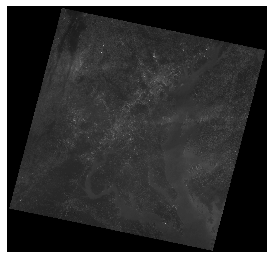
#> input picture Lab-2/landsat_down.png, 273 x 259 px
$ jupyter execute --allow-errors CSE_428_Lab_2_demo.ipynb
#> lines starting #> are read from the running program, lines starting #| are printed output that depends on the picture; after the words box and inside, x2 and y2 are one past the last pixel; in counts of white or black regions, pixels touching at a corner belong together
[cell 1]
import numpy as np
from skimage import io, color, exposure
import matplotlib.pyplot as plt

np.random.seed(1000)

[cell 2]
I = np.random.rand(3, 3)
print(I)

[cell 3]
io.imshow(I)
plt.axis("off")

[cell 4]
I2 = I + 0.5
print(I2)

[cell 5]
# option 1
I2[I2 > 1] = 1
I2[I2 < 0] = 0

# option 2
I2 = np.clip(I+0.5, 0, 1)
plt.subplot(1, 2, 1)
io.imshow(I)
plt.axis("off")

[cell 6]
plt.subplot(1, 2, 1)
io.imshow(I)
plt.axis("off")

plt.subplot(1, 2, 2)
io.imshow(I2)
plt.axis("off")

[cell 7]
I3 = np.clip(I - 0.5, 0, 1)

[cell 8]
plt.subplot(1, 3, 1)
io.imshow(I)
plt.axis("off")
plt.title("original")

plt.subplot(1, 3, 2)
io.imshow(I2)
plt.axis("off")
plt.title("I+0.5")

plt.subplot(1, 3, 3)
io.imshow(I3)
plt.axis("off")
plt.title("I-0.5")

[cell 9]
I2 = np.clip(I*2, 0, 1)
I3 = np.clip(I/2, 0, 1)

plt.subplot(1, 3, 1)
io.imshow(I)
plt.axis("off")
plt.title("original")

plt.subplot(1, 3, 2)
io.imshow(I2)
plt.axis("off")
plt.title("I*2")

plt.subplot(1, 3, 3)
io.imshow(I3)
plt.axis("off")
plt.title("I/2")

[cell 10]
I = io.imread("landsat_down.png")
#> I is the input picture: shape (259, 273, 4); mean R, G, B, A 56, 56, 56, 230.7
I = I/255.0
I.shape
#> Out = (259, 273, 4)

[cell 11]
print(I.min())
#| 0.0
print(I.max())
#| 1.0

[cell 12]
io.imshow(I)
plt.axis("off")
plt.show()

[cell 13]
#WRONG
I_stretched = 4*(I-0.1)

[cell 14]
print(I_stretched.min())
#| -0.4
print(I_stretched.max())
#| 3.6

[cell 15]
#RIGHT
I_stretched = np.clip(4*(I-0.1), 0, 1)
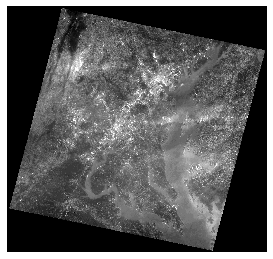
#> I_stretched: shape (259, 273, 4) float64; mean R, G, B, A 0.348, 0.348, 0.348, 0.905; transparent parts drawn white

[cell 16]
io.imshow(I_stretched)
plt.axis("off")
plt.show()

[cell 17]
hist, bins_hist = exposure.histogram(I, nbins=256, normalize=False)
#> hist = 256 values, max 84201 at index 255, min 0 at index 21, mean 1104.8; bins_hist = 256 values from 0.00195 to 0.998
plt.plot(bins_hist, hist, 'k')
plt.xlabel("Pixel values")
plt.ylabel("Count")
plt.title("Histogram before")

plt.twinx()
img_cdf, bins = exposure.cumulative_distribution(I, 256)
#> img_cdf = 256 values from 0.243 to 1; bins = 256 values from 0.00195 to 0.998
plt.plot(bins, img_cdf, "red")
plt.ylabel("Percentage")
plt.show()
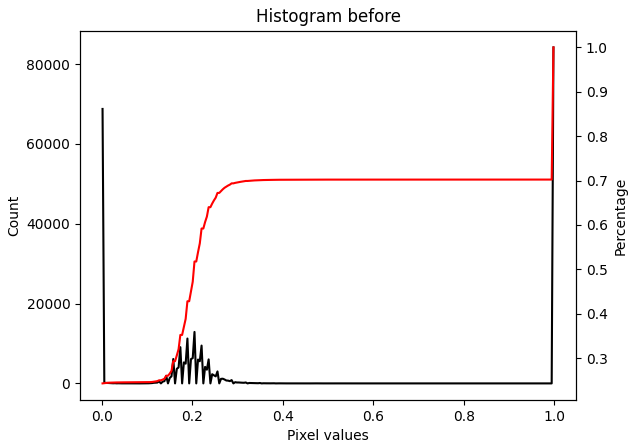
#> figure drawn by matplotlib, 2 panels; panel 1: curve peaks at x = 0.998, y = 84201; panel 2: curve peaks at x = 0.998, y = 1

[cell 18]
hist, bins_hist = exposure.histogram(I_stretched, nbins=256, normalize=False)
#> hist = 256 values, max 84534 at index 255, min 0 at index 1, mean 1104.8
plt.plot(bins_hist, hist, 'k')
plt.xlabel("Pixel values")
plt.ylabel("Count")
plt.title("Histogram after")

plt.twinx()
img_cdf, bins = exposure.cumulative_distribution(I_stretched, 256)
#> img_cdf = 256 values from 0.246 to 1
plt.plot(bins, img_cdf, "red")
plt.ylabel("Percentage")
plt.show()
#> figure, not shown here; panel 1: curve peaks at x = 0.998, y = 84534; panel 2: curve peaks at x = 0.998, y = 1

[cell 19]
I = io.imread("xray.jpg")/255
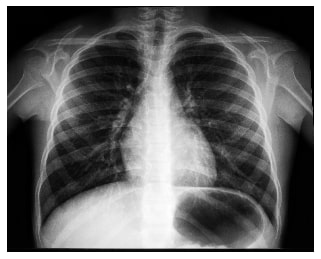
#> input picture Lab-2/xray.jpg, 321 x 259 px
#> I: shape (259, 321, 3) float64; min 0, max 1, mean 0.406
I = color.rgb2gray(I)
#> I: shape (259, 321) float64

[cell 20]
io.imshow(I)
plt.axis("off")

[cell 21]
k = 20
I2 = np.log(1 + k*I)
I2 = I2/I2.max()
io.imshow(I2)

[cell 22]
I3 = 1 - I
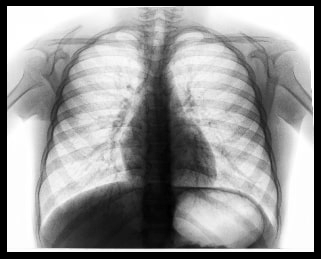
#> I3: shape (259, 321) float64; min 0, max 1, mean 0.594

[cell 23]
io.imshow(I3)

[cell 24]
gamma = 3
c = 1
I4 = c*(I ** gamma)
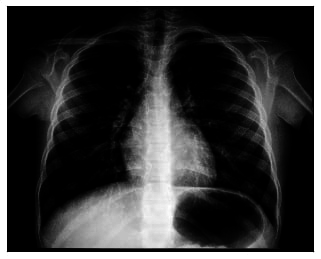
#> I4: shape (259, 321) float64; min 0, max 1, mean 0.228
print(I4.min())
#| 0.0
print(I4.max())
#| 1.0

[cell 25]
io.imshow(I4)

[cell 26]
I = io.imread("angiogram.jpg")
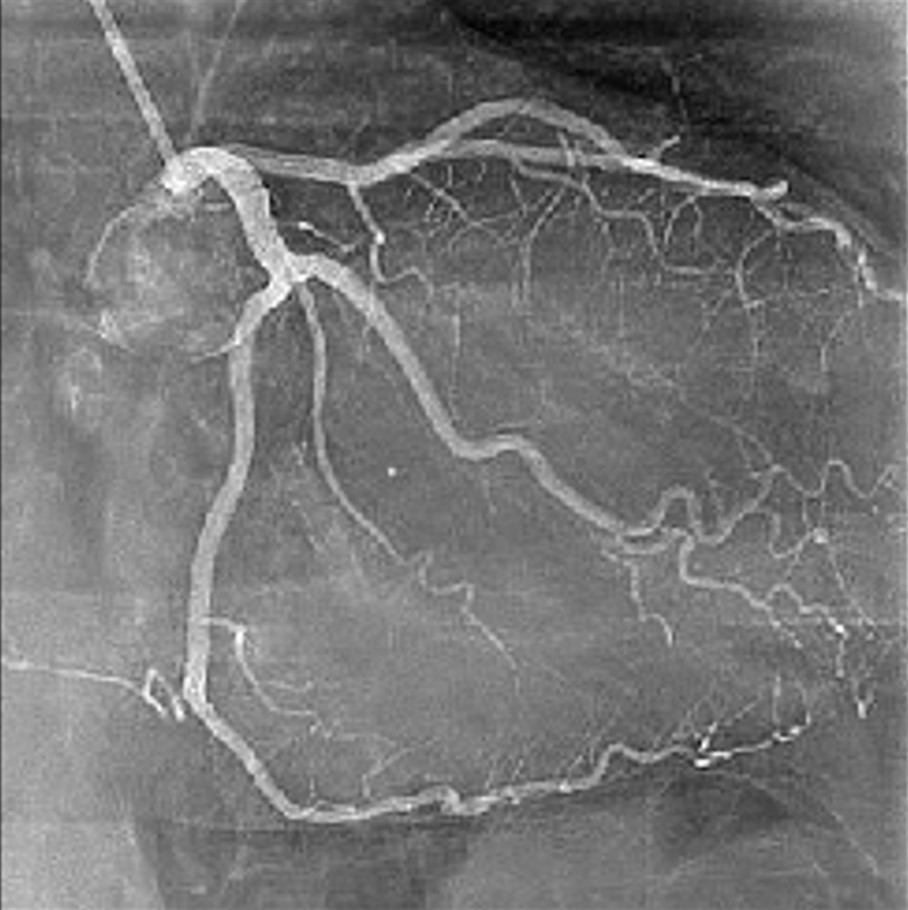
#> input picture Lab-2/angiogram.jpg, 908 x 910 px
#> I is the input picture: shape (910, 908, 3); min 0, max 255, mean 116
I = I[:,:,0]/255
#> I: shape (910, 908) float64
I.shape
#> Out = (910, 908)

[cell 27]
io.imshow(1-I)
#plt.axis("off")
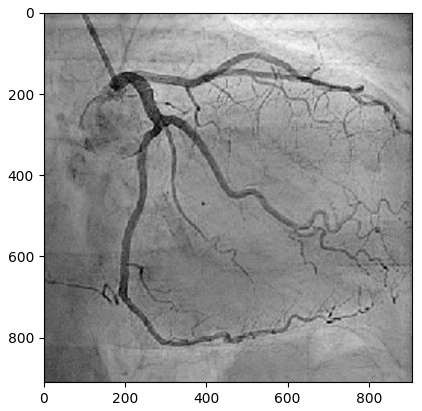
#> figure drawn by matplotlib, 1 panel

[cell 28]
negImg = 1 - I

[cell 29]
A = 0.6
B = 0.85
negImg[negImg < A] = 0
negImg[negImg > B] = 0
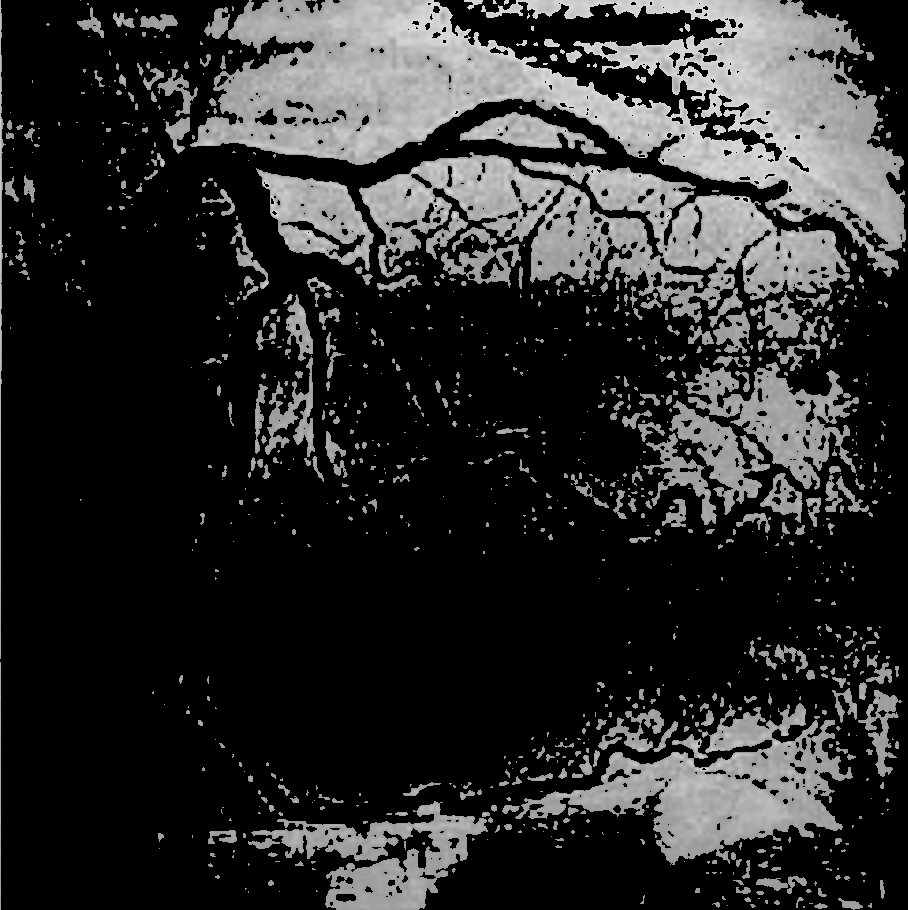
#> negImg: shape (910, 908) float64; min 0, max 0.847, mean 0.172

negImg[(negImg >= A) & (negImg <= B)] = 1
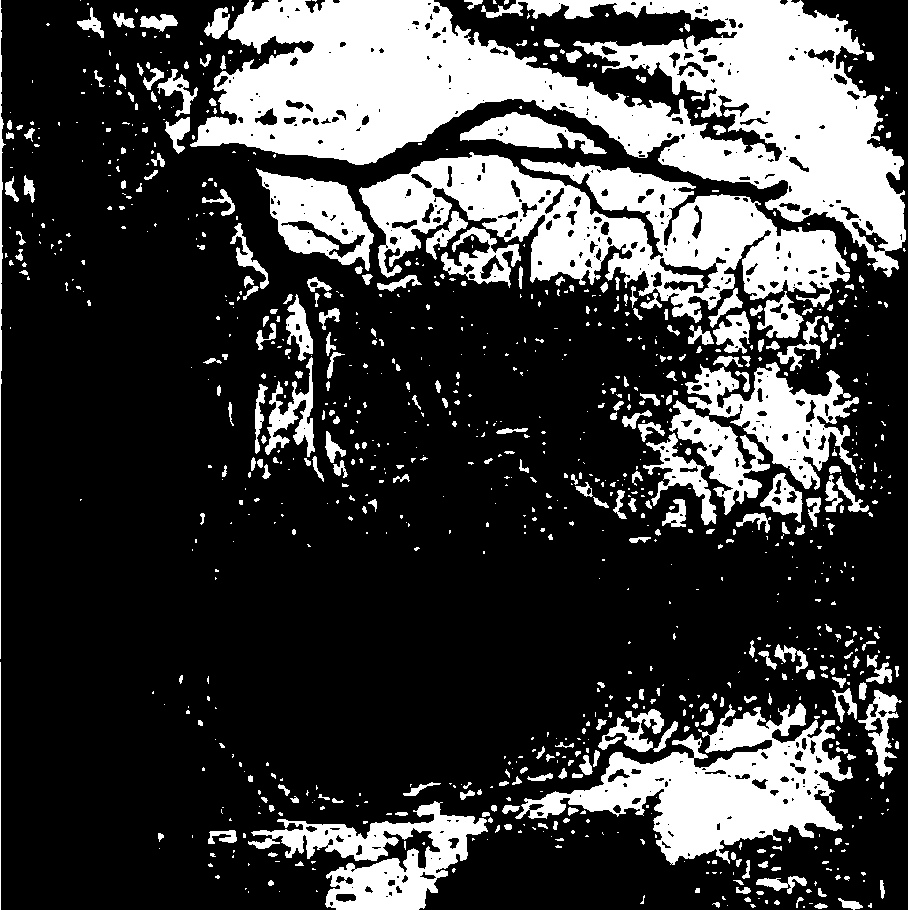
#> negImg: shape (910, 908) float64; values 0 (black) and 1 (white), 25.4% white; 999 white regions (689 under 20 px), largest, box (x1, y1, x2, y2) and area: (190, 0, 906, 277) 80739, (359, 152, 850, 323) 35180, (515, 703, 853, 865) 21803

[cell 30]
io.imshow(negImg)

[cell 31]
negImg2 = 1 - I

[cell 32]
A = 0.6
B = 0.85

negImg2[(negImg2 >= A) & (negImg2 <= B)] = 1
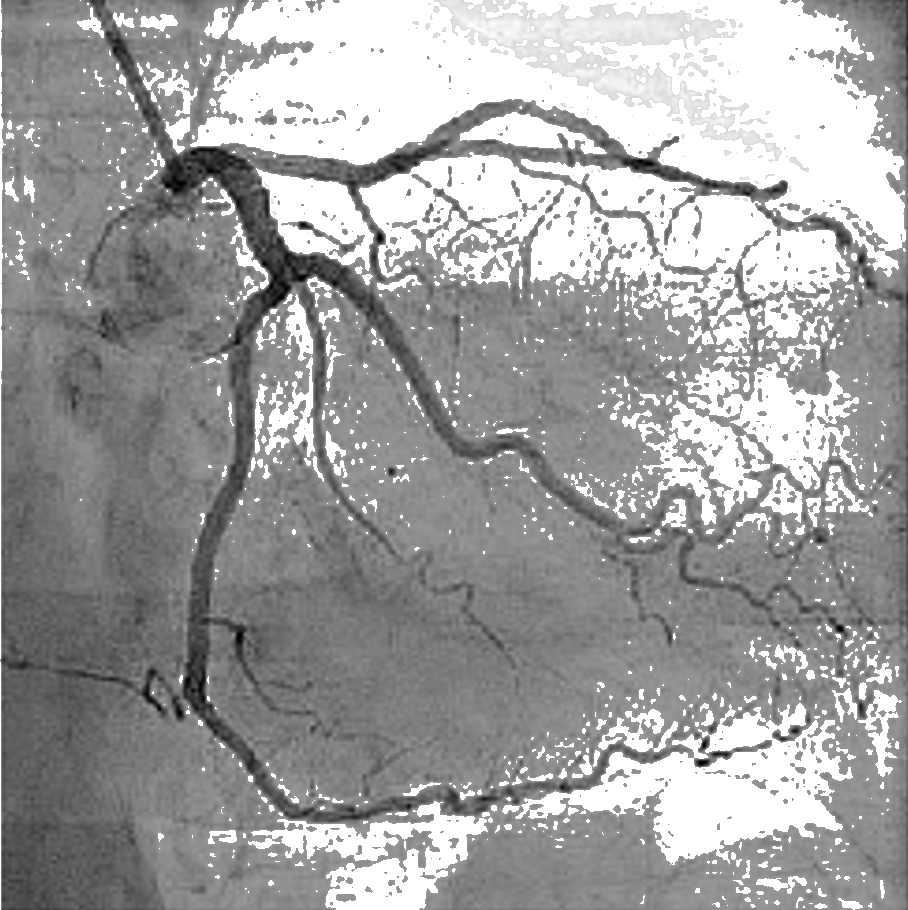
#> negImg2: shape (910, 908) float64; min 0, max 1, mean 0.627
